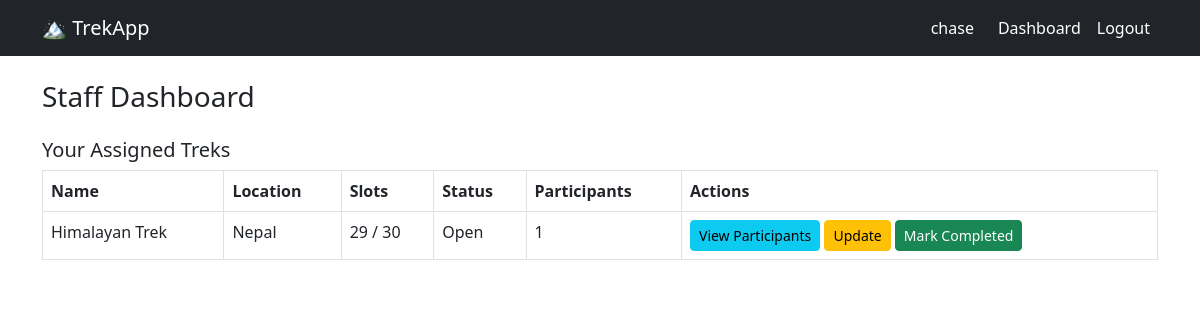
Page /staff/dashboard (signed in) on the committed database.
### models.py (models this page shows)
class User(db.Model, UserMixin):
    __tablename__ = "users"
    id = db.Column(db.Integer, primary_key = True)
    name = db.Column(db.String, nullable = False)
    email = db.Column(db.String, nullable = False, unique = True)
    password_hash = db.Column(db.String, nullable = False)
    role = db.Column(db.String, nullable = False)
    is_active = db.Column(db.Boolean, nullable = False)
    is_blacklisted = db.Column(db.Boolean, nullable = False)
    staff_profile = db.relationship('StaffProfile', backref = 'user', uselist = False)
    bookings = db.relationship('Booking',backref = 'user')
    assigned_treks = db.relationship('Trek',backref = "assigned_staff")

class Trek(db.Model):
    __tablename__ = "treks"
    id = db.Column(db.Integer, primary_key = True)
    name = db.Column(db.String, nullable = False)
    location = db.Column(db.String, nullable = False)
    difficulty = db.Column(db.String, nullable = False)
    duration = db.Column(db.Integer, nullable = False)
    available_slots = db.Column(db.Integer, nullable = False)
    total_slots = db.Column(db.Integer, nullable = False)
    assigned_staff_id = db.Column(db.Integer, db.ForeignKey("users.id"))
    status = db.Column(db.String, nullable = False)
    start_date = db.Column(db.Date, nullable = False)
    end_date = db.Column(db.Date, nullable = False)
    bookings = db.relationship('Booking', backref = 'trek')

### staff.py (the view)
@staff.route('/dashboard')
@login_required
def dashboard():
    if current_user.role != 'staff':
        flash('Access denied. Staff only.', 'danger')
        return redirect(url_for('auth.login'))
    assigned_treks = Trek.query.filter_by(assigned_staff_id=current_user.id).all()
    return render_template('staff/dashboard.html', assigned_treks=assigned_treks)

### app.py (called while the page is built)
@login_manager.user_loader
def load_user(user_id):
    return User.query.get(int(user_id))

### templates/staff/dashboard.html (shortened to what this page needs)
{% extends 'base.html' %}
{% block content %}
<h3 class="mb-4">Staff Dashboard</h3>
<h5>Your Assigned Treks</h5>
{% if assigned_treks %}
<table class="table table-bordered">
    <thead>
        <tr>
            <th>Name</th>
            <th>Location</th>
            <th>Slots</th>
            <th>Status</th>
            <th>Participants</th>
            <th>Actions</th>
        </tr>
    </thead>
    <tbody>
        {% for trek in assigned_treks %}
        <tr>
            <td>{{ trek.name }}</td>
            <td>{{ trek.location }}</td>
            <td>{{ trek.available_slots }} / {{ trek.total_slots }}</td>
            <td>{{ trek.status }}</td>
            <td>{{ trek.bookings|length }}</td>
            <td>
                <a href="{{ url_for('staff.view_participants', trek_id=trek.id) }}" class="btn btn-sm btn-info">View Participants</a>
                <a href="{{ url_for('staff.update_trek', trek_id=trek.id) }}" class="btn btn-sm btn-warning">Update</a>
                {% if trek.status != 'Completed' %}
                <form method="POST" action="{{ url_for('staff.complete_trek', trek_id=trek.id) }}" style="display:inline;">
                    <button type="submit" class="btn btn-sm btn-success">Mark Completed</button>
                </form>
                {% endif %}
            </td>
        </tr>
        {% endfor %}
    </tbody>
</table>
{% else %}
<p>No treks assigned to you yet.</p>
{% endif %}
{% endblock %}

### templates/base.html (shortened to what this page needs)
<!DOCTYPE html>
<html lang="en">
<head>
    <link href="https://cdn.jsdelivr.net/npm/bootstrap@5.3.0/dist/css/bootstrap.min.css" rel="stylesheet">
</head>
<body>
<nav class="navbar navbar-expand-lg navbar-dark bg-dark">
    <div class="container">
        <a class="navbar-brand" href="/">🏔️ TrekApp</a>
        <div class="navbar-nav ms-auto">
            {% if current_user.is_authenticated %}
                <span class="navbar-text text-white me-3">{{ current_user.name }}</span>
                {% if current_user.role == 'admin' %}
                    <a class="nav-link text-white" href="{{ url_for('admin.dashboard') }}">Dashboard</a>
                    <a class="nav-link text-white" href="{{ url_for('admin.manage_staff') }}">Staff</a>
                    <a class="nav-link text-white" href="{{ url_for('admin.manage_treks') }}">Treks</a>
                    <a class="nav-link text-white" href="{{ url_for('admin.view_bookings') }}">Bookings</a>
                    <a class="nav-link text-white" href="{{ url_for('admin.search') }}">Search</a>
                {% elif current_user.role == 'staff' %}
                    <a class="nav-link text-white" href="{{ url_for('staff.dashboard') }}">Dashboard</a>
                {% endif %}
                <a class="nav-link text-white" href="{{ url_for('auth.logout') }}">Logout</a>
            {% else %}
                <a class="nav-link text-white" href="{{ url_for('auth.login') }}">Login</a>
                <a class="nav-link text-white" href="{{ url_for('auth.register') }}">Register</a>
            {% endif %}
        </div>
    </div>
</nav>
<div class="container mt-4">
    {% block content %}{% endblock %}
</div>
</body>
</html>

### rows in the picture
User: name "chase"
Trek: name "Himalayan Trek", location "Nepal", available_slots "29", total_slots "30", status "Open", bookings|length "1"
